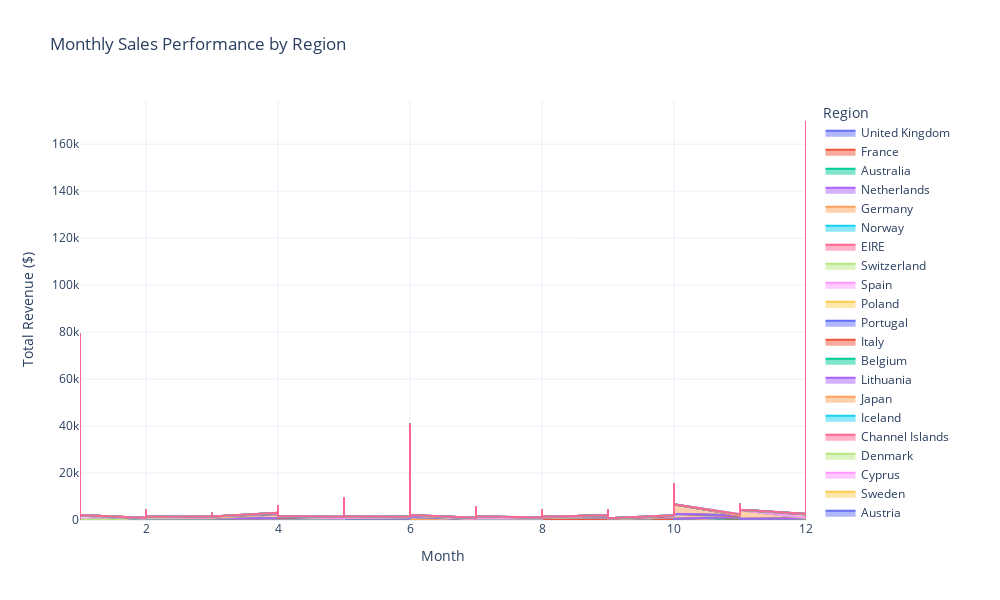

Notebook code cell kept with this figure:
### Markdown cell above
### 3.4 Area Chart: Compare sales performance across different regions over time.

### Code cell
fig = px.area(df,
            x='Month',
            y='Total_Revenue',
            color='Region',
            line_group='Region',
            title='Monthly Sales Performance by Region',
            labels={'Total_Revenue': 'Revenue ($)', 'Month': 'Month'},
            template='plotly_white')

fig.update_layout(
    xaxis_title='Month',
    yaxis_title='Total Revenue ($)',
    hovermode='x unified',
    width=1000,
    height=600
)

fig.show()

### Figure 1 — Plotly figure (JSON) as saved in the notebook; plotly's stock layout.template omitted (floating-point values rounded to 4 significant figures; data arrays with more than 128 entries replaced by an {"elided": "..."} marker saying what was removed)
{"data": [{"fillpattern": {"shape": ""}, "hovertemplate": "Region=United Kingdom<br>Month=%{x}<br>Revenue ($)=%{y}<extra></extra>", "legendgroup": "United Kingdom", "line": {"color": "#636efa"}, "marker": {"symbol": "circle"}, "mode": "lines", "name": "United Kingdom", "orientation": "v", "showlegend": true, "stackgroup": "1", "type": "scatter", "x": {"elided": "19857 int values"}, "xaxis": "x", "y": {"elided": "19857 float values"}, "yaxis": "y"}, {"fillpattern": {"shape": ""}, "hovertemplate": "Region=France<br>Month=%{x}<br>Revenue ($)=%{y}<extra></extra>", "legendgroup": "France", "line": {"color": "#EF553B"}, "marker": {"symbol": "circle"}, "mode": "lines", "name": "France", "orientation": "v", "showlegend": true, "stackgroup": "1", "type": "scatter", "x": {"elided": "458 int values"}, "xaxis": "x", "y": {"elided": "458 float values"}, "yaxis": "y"}, {"fillpattern": {"shape": ""}, "hovertemplate": "Region=Australia<br>Month=%{x}<br>Revenue ($)=%{y}<extra></extra>", "legendgroup": "Australia", "line": {"color": "#00cc96"}, "marker": {"symbol": "circle"}, "mode": "lines", "name": "Australia", "orientation": "v", "showlegend": true, "stackgroup": "1", "type": "scatter", "x": [12, 12, 12, 12, 1, 1, 1, 1, 1, 1, 1, 1, 1, 2, 2, 2, 2, 2, 2, 3, 3, 3, 3, 4, 4, 4, 4, 5, 5, 5, 5, 5, 6, 6, 6, 6, 6, 7, 7, 7, 7, 7, 7, 7, 7, 7, 8, 8, 9, 9, 9, 9, 9, 9, 9, 9, 9, 10, 10, 10, 10, 11, 11, 11, 11, 11, 11, 11, 11], "xaxis": "x", "y": [51.0, 30.0, 11.55, 67.5, 222.0, 68.0, 81.6, 13.5, 17.7, 11.4, 16.5, 17.7, 27.0, 15.0, 53.1, 14.85, 14.85, 68.0, 46.8, 244.1, 107.5, 17.7, 17.7, 350.0, 13.2, 15.0, 425.0, 17.7, 367.2, 418.6, 17.34, 9.9, 5.1, 15.0, 650.9, 76.5, 152.6, 103.7, 61.2, 17.7, 17.7, 1.66, 2.08, 15.0, 38.16, 118.8, 17.4, 765.0, 813.6, 208.8, 16.5, 15.0, 60.48, 35.4, 35.4, 35.4, 21.0, 828.0, 171.8, 59.4, 20.8, 624.2, 174.0, 74.88, 262.7, 601.4, 145.0, 429.6, 18.24], "yaxis": "y"}, {"fillpattern": {"shape": ""}, "hovertemplate": "Region=Netherlands<br>Month=%{x}<br>Revenue ($)=%{y}<extra></extra>", "legendgroup": "Netherlands", "line": {"color": "#ab63fa"}, "marker": {"symbol": "circle"}, "mode": "lines", "name": "Netherlands", "orientation": "v", "showlegend": true, "stackgroup": "1", "type": "scatter", "x": [12, 12, 12, 1, 1, 1, 1, 1, 2, 2, 2, 2, 2, 2, 2, 3, 3, 3, 3, 3, 3, 3, 3, 4, 4, 4, 5, 5, 5, 5, 5, 5, 5, 5, 5, 5, 5, 6, 6, 6, 6, 6, 6, 6, 6, 6, 6, 6, 6, 7, 8, 8, 8, 8, 8, 8, 8, 8, 8, 8, 9, 9, 9, 9, 9, 9, 9, 10, 10, 10, 10, 10, 10, 10, 10, 10, 10, 10, 10, 10, 10, 10, 11, 11, 11, 11, 11, 11, 11, 11, 11, 11, 11, 11, 11, 11, 11, 11, 12, 12, 12], "xaxis": "x", "y": [177.6, 3.48, 100.8, 13.92, 126.0, 152.6, 52.2, 17.0, 20.4, 34.8, 51.84, 45.0, 222.0, 700.8, 50.4, 15.6, 10.2, 30.6, 90.0, 45.0, 269.1, 74.0, 139.2, 244.8, 165.0, 145.0, 122.4, 270.0, 69.6, 103.7, 270.0, 208.8, 16.5, 1392.0, 105.6, 19.8, 10.08, 145.0, 139.2, 30.0, 13.0, 15.0, 13.2, 69.12, 1.25, 23.4, 358.0, 132.8, 306.0, 1.45, 207.5, 21.0, 95.2, 72.0, 206.4, 302.4, 262.8, 0.0, 998.4, 105.6, 99.6, 2.08, 42.0, 90.0, 25.92, 199.2, 23.4, 39.95, 81.36, 4.15, 30.0, 13.2, 15.6, 158.4, 144.0, 1244.0, 126.0, 305.3, 6.24, 604.8, 4992.0, 290.0, 179.0, 449.3, 4.95, 56.16, 262.8, 132.8, 97.5, 136.0, 8.5, 18.0, 151.2, 19.9, 100.8, 290.0, 78.0, 62.4, 69.6, 104.4, 250.6], "yaxis": "y"}, {"fillpattern": {"shape": ""}, "hovertemplate": "Region=Germany<br>Month=%{x}<br>Revenue ($)=%{y}<extra></extra>", "legendgroup": "Germany", "line": {"color": "#FFA15A"}, "marker": {"symbol": "circle"}, "mode": "lines", "name": "Germany", "orientation": "v", "showlegend": true, "stackgroup": "1", "type": "scatter", "x": {"elided": "603 int values"}, "xaxis": "x", "y": {"elided": "603 float values"}, "yaxis": "y"}, {"fillpattern": {"shape": ""}, "hovertemplate": "Region=Norway<br>Month=%{x}<br>Revenue ($)=%{y}<extra></extra>", "legendgroup": "Norway", "line": {"color": "#19d3f3"}, "marker": {"symbol": "circle"}, "mode": "lines", "name": "Norway", "orientation": "v", "showlegend": true, "stackgroup": "1", "type": "scatter", "x": [12, 12, 2, 2, 3, 3, 3, 3, 3, 3, 3, 6, 6, 6, 6, 7, 8, 8, 8, 9, 9, 9, 9, 9, 9, 10, 10, 10, 10, 10, 10, 10, 11, 11, 11, 11, 11, 12, 12, 12], "xaxis": "x", "y": [21.0, 10.08, 25.2, 17.7, 40.0, 280.1, 376.5, 376.5, 17.4, 19.8, 40.0, 50.4, 60.0, 74.85, 700.0, 19.8, 51.0, 19.9, 1.95, 12.6, 10.08, 17.7, 15.9, 15.0, 9.9, 6.0, 4.5, 24.96, 19.5, 9.96, 30.0, 44.7, 19.8, 15.0, 34.0, 16.6, 58.5, 29.7, 60.0, 19.8], "yaxis": "y"}, {"fillpattern": {"shape": ""}, "hovertemplate": "Region=EIRE<br>Month=%{x}<br>Revenue ($)=%{y}<extra></extra>", "legendgroup": "EIRE", "line": {"color": "#FF6692"}, "marker": {"symbol": "circle"}, "mode": "lines", "name": "EIRE", "orientation": "v", "showlegend": true, "stackgroup": "1", "type": "scatter", "x": {"elided": "319 int values"}, "xaxis": "x", "y": {"elided": "319 float values"}, "yaxis": "y"}, {"fillpattern": {"shape": ""}, "hovertemplate": "Region=Switzerland<br>Month=%{x}<br>Revenue ($)=%{y}<extra></extra>", "legendgroup": "Switzerland", "line": {"color": "#B6E880"}, "marker": {"symbol": "circle"}, "mode": "lines", "name": "Switzerland", "orientation": "v", "showlegend": true, "stackgroup": "1", "type": "scatter", "x": [12, 12, 1, 1, 1, 2, 2, 2, 2, 2, 2, 3, 3, 3, 4, 4, 4, 4, 4, 4, 4, 5, 5, 5, 5, 6, 6, 6, 6, 6, 7, 7, 7, 7, 7, 7, 7, 8, 8, 8, 8, 8, 8, 8, 8, 9, 9, 9, 9, 9, 9, 9, 9, 9, 9, 9, 10, 10, 10, 10, 10, 10, 10, 10, 11, 11, 11, 11, 11, 11, 11], "xaxis": "x", "y": [88.5, 37.2, 9.12, 106.2, 19.8, 17.0, 17.0, 3.75, 10.2, 99.0, 15.12, 99.0, 59.4, 15.9, 29.85, 19.8, 40.0, 45.9, 179.0, 179.0, 17.7, 9.95, 15.0, 11.7, 13.5, 122.4, 62.4, 3.3, 17.7, 53.1, 19.8, 13.52, 102.0, 10.0, 120.0, 9.9, 15.0, 12.6, 9.75, 6.6, 16.6, 25.0, 4.95, 10.08, 10.15, 200.0, 22.5, 160.0, 9.95, 2.9, 4.95, 4.15, 1.66, 79.2, 9.36, 30.0, 4.95, 14.5, 5.04, 35.4, 14.45, 15.0, 360.0, 28.08, 19.8, 15.0, 10.5, 19.8, 2.0, 80.0, 12.5], "yaxis": "y"}, {"fillpattern": {"shape": ""}, "hovertemplate": "Region=Spain<br>Month=%{x}<br>Revenue ($)=%{y}<extra></extra>", "legendgroup": "Spain", "line": {"color": "#FF97FF"}, "marker": {"symbol": "circle"}, "mode": "lines", "name": "Spain", "orientation": "v", "showlegend": true, "stackgroup": "1", "type": "scatter", "x": [12, 12, 12, 12, 1, 1, 1, 1, 1, 1, 1, 1, 1, 1, 1, 2, 2, 2, 2, 2, 3, 3, 3, 3, 3, 3, 3, 3, 3, 4, 4, 4, 5, 5, 5, 5, 6, 6, 6, 6, 6, 6, 6, 6, 6, 7, 7, 7, 7, 7, 7, 7, 7, 7, 7, 8, 8, 8, 8, 8, 8, 8, 8, 8, 8, 8, 9, 9, 9, 9, 9, 9, 9, 9, 9, 10, 10, 10, 10, 10, 10, 10, 10, 10, 10, 10, 11, 11, 11, 11, 11, 11, 11, 11, 11, 11, 11, 11, 11, 11, 11, 11, 12, 12, 12], "xaxis": "x", "y": [115.5, 29.95, 91.8, 19.5, 1126.0, 112.0, 10.2, 488.2, 39.6, 33.0, 5.9, 65.7, 9.9, 14.85, 1716.0, 10.5, 17.0, 12.5, 29.7, 4.95, 17.7, 30.0, 8.5, 10.2, 84.0, 17.7, 10.5, 15.0, 217.5, 10.5, 20.8, 15.0, 39.6, 67.5, 20.4, 33.0, 28.0, 16.6, 12.5, 5.1, 17.7, 0.77, 10.2, 10.0, 17.4, 54.08, 10.0, 66.0, 15.3, 46.75, 46.75, 12.5, 162.7, 53.1, 25.5, 30.0, 13.52, 1.65, 4.95, 30.0, 3.75, 8.3, 29.7, 15.3, 140.0, 3.25, 175.2, 12.6, 16.5, 12.75, 20.8, 17.4, 118.8, 19.9, 28.0, 9.95, 20.0, 20.4, 183.6, 183.6, 18.96, 66.24, 1.69, 25.2, 19.8, 6.96, 25.5, 23.8, 140.0, 2.89, 24.9, 47.7, 17.0, 39.8, 10.08, 30.0, 81.12, 12.48, 9.96, 290.0, 15.3, 3.75, 17.4, 2.95, 6.76], "yaxis": "y"}, {"fillpattern": {"shape": ""}, "hovertemplate": "Region=Poland<br>Month=%{x}<br>Revenue ($)=%{y}<extra></extra>", "legendgroup": "Poland", "line": {"color": "#FECB52"}, "marker": {"symbol": "circle"}, "mode": "lines", "name": "Poland", "orientation": "v", "showlegend": true, "stackgroup": "1", "type": "scatter", "x": [12, 1, 2, 2, 3, 3, 4, 5, 5, 5, 6, 6, 6, 6, 7, 7, 7, 8, 8, 9, 9, 11, 11, 11], "xaxis": "x", "y": [81.6, 17.7, 102.0, 15.0, 30.0, 2.5, 22.5, 8.5, 31.8, 17.85, 39.8, 25.0, 25.0, 17.7, 23.6, 17.4, 8.85, 15.0, 85.92, 20.28, 17.85, 16.5, 10.2, 5.96], "yaxis": "y"}, {"fillpattern": {"shape": ""}, "hovertemplate": "Region=Portugal<br>Month=%{x}<br>Revenue ($)=%{y}<extra></extra>", "legendgroup": "Portugal", "line": {"color": "#636efa"}, "marker": {"symbol": "circle"}, "mode": "lines", "name": "Portugal", "orientation": "v", "showlegend": true, "stackgroup": "1", "type": "scatter", "x": [12, 12, 12, 12, 12, 12, 12, 12, 1, 1, 1, 1, 1, 2, 2, 3, 3, 3, 3, 3, 4, 4, 5, 5, 5, 5, 5, 5, 5, 5, 5, 5, 6, 6, 6, 6, 7, 7, 7, 8, 8, 9, 9, 9, 10, 10, 10, 10, 10, 10, 10, 10, 10, 10, 10, 11, 11, 11, 11, 11, 11, 11, 11, 11, 11, 12, 12, 12, 12, 12], "xaxis": "x", "y": [17.7, 11.7, 25.2, 15.0, 16.5, 15.0, 14.85, 45.0, 5.9, 33.0, 19.8, 102.0, 13.5, 10.5, 16.5, 40.56, 15.0, 27.0, 15.0, 13.52, 26.4, 24.96, 5.95, 557.7, 557.7, 1242.0, 1242.0, 1242.0, 1242.0, 15.0, 557.7, 557.7, 20.8, 15.3, 17.7, 4.95, 15.0, 17.4, 20.8, 15.0, 49.5, 17.4, 8.5, 14.94, 11.9, 4.15, 6.8, 17.7, 5.04, 283.0, 339.0, 339.0, 283.0, 2.88, 59.9, 15.6, 2.88, 62.4, 49.5, 15.8, 25.5, 15.0, 24.9, 20.8, 56.0, 19.8, 24.96, 33.0, 6.24, 9.48], "yaxis": "y"}, {"fillpattern": {"shape": ""}, "hovertemplate": "Region=Italy<br>Month=%{x}<br>Revenue ($)=%{y}<extra></extra>", "legendgroup": "Italy", "line": {"color": "#EF553B"}, "marker": {"symbol": "circle"}, "mode": "lines", "name": "Italy", "orientation": "v", "showlegend": true, "stackgroup": "1", "type": "scatter", "x": [12, 12, 12, 1, 1, 1, 1, 1, 2, 2, 3, 3, 3, 3, 3, 3, 4, 4, 5, 6, 6, 6, 7, 8, 8, 8, 8, 8, 8, 8, 9, 10, 10, 10, 10, 10, 10, 10, 10, 10, 11, 11, 11, 11, 11, 11, 11, 11, 11, 11, 11, 11, 11, 11, 12], "xaxis": "x", "y": [15.0, 17.0, 17.0, 7.65, 30.0, 33.0, 15.3, 5.9, 4.5, 21.0, 17.85, 9.9, 35.7, 29.7, 18.0, 28.0, 31.8, 35.4, 41.6, 15.9, 42.96, 5.9, 17.0, 9.9, 12.75, 4.95, 15.0, 33.0, 3.75, 15.0, 16.5, 9.9, 12.7, 15.9, 17.7, 10.2, 12.75, 160.0, 15.0, 13.52, 120.0, 85.92, 1.95, 8.85, 39.6, 15.0, 35.4, 15.0, 15.0, 24.96, 15.0, 26.33, 9.9, 89.55, 17.7], "yaxis": "y"}, {"fillpattern": {"shape": ""}, "hovertemplate": "Region=Belgium<br>Month=%{x}<br>Revenue ($)=%{y}<extra></extra>", "legendgroup": "Belgium", "line": {"color": "#00cc96"}, "marker": {"symbol": "circle"}, "mode": "lines", "name": "Belgium", "orientation": "v", "showlegend": true, "stackgroup": "1", "type": "scatter", "x": [12, 12, 12, 12, 12, 1, 1, 1, 1, 1, 1, 2, 2, 2, 2, 2, 2, 2, 2, 2, 2, 3, 3, 3, 3, 3, 3, 3, 3, 3, 3, 4, 4, 4, 4, 4, 4, 4, 4, 4, 5, 5, 5, 5, 5, 5, 5, 5, 5, 5, 6, 6, 6, 6, 6, 6, 6, 6, 6, 6, 6, 6, 7, 7, 7, 7, 7, 7, 8, 8, 8, 8, 8, 8, 8, 8, 8, 8, 9, 9, 9, 9, 9, 9, 9, 9, 10, 10, 10, 10, 10, 10, 10, 10, 10, 10, 10, 10, 10, 11, 11, 11, 11, 11, 11, 11, 11, 11, 11, 11, 11, 11, 11, 11, 12, 12, 12, 12, 12], "xaxis": "x", "y": [25.2, 15.0, 23.4, 15.9, 30.0, 2.95, 9.95, 20.16, 11.25, 19.5, 17.0, 59.8, 17.85, 10.08, 16.5, 15.0, 14.85, 8.5, 1.95, 23.4, 30.0, 6.3, 15.0, 9.9, 13.2, 25.0, 17.85, 13.2, 17.0, 15.0, 17.7, 5.04, 3.75, 14.85, 19.5, 13.5, 6.0, 5.04, 26.4, 15.0, 16.6, 23.4, 26.4, 15.0, 9.96, 12.5, 30.0, 17.0, 2.9, 20.8, 9.96, 16.5, 19.8, 16.5, 34.0, 70.2, 23.4, 35.4, 76.2, 13.2, 1.65, 17.7, 34.8, 1.95, 19.8, 30.6, 14.85, 87.04, 20.0, 15.8, 10.0, 26.4, 4.25, 25.5, 45.0, 10.5, 45.0, 4.68, 20.8, 10.2, 51.0, 16.5, 19.8, 15.0, 20.8, 14.75, 16.6, 24.9, 30.6, 65.7, 25.5, 30.0, 75.0, 9.95, 4.25, 35.7, 29.88, 10.2, 17.7, 19.5, 17.0, 15.0, 15.0, 23.4, 15.0, 19.95, 34.0, 30.0, 157.9, 9.95, 12.6, 2.55, 17.0, 17.0, 10.5, 4.95, 15.6, 24.9, 6.3], "yaxis": "y"}, {"fillpattern": {"shape": ""}, "hovertemplate": "Region=Lithuania<br>Month=%{x}<br>Revenue ($)=%{y}<extra></extra>", "legendgroup": "Lithuania", "line": {"color": "#ab63fa"}, "marker": {"symbol": "circle"}, "mode": "lines", "name": "Lithuania", "orientation": "v", "showlegend": true, "stackgroup": "1", "type": "scatter", "x": [12, 12, 12, 12], "xaxis": "x", "y": [15.0, 75.0, 15.0, 63.0], "yaxis": "y"}, {"fillpattern": {"shape": ""}, "hovertemplate": "Region=Japan<br>Month=%{x}<br>Revenue ($)=%{y}<extra></extra>", "legendgroup": "Japan", "line": {"color": "#FFA15A"}, "marker": {"symbol": "circle"}, "mode": "lines", "name": "Japan", "orientation": "v", "showlegend": true, "stackgroup": "1", "type": "scatter", "x": [12, 12, 12, 1, 2, 2, 3, 3, 3, 3, 3, 3, 3, 4, 4, 4, 4, 5, 6, 7, 7, 8, 9, 10, 10, 11, 11, 12], "xaxis": "x", "y": [15.3, 3794.0, 87.0, 2.1, 1.25, 59.4, 30.6, 15.3, 5.95, 45.57, 3.25, 16.05, 17.55, 1591.0, 304.8, 121.0, 9.0, 69.12, 515.5, 87.0, 25.92, 1.65, 61.2, 10.2, 1718.0, 354.0, 3652.0, 3.75], "yaxis": "y"}, {"fillpattern": {"shape": ""}, "hovertemplate": "Region=Iceland<br>Month=%{x}<br>Revenue ($)=%{y}<extra></extra>", "legendgroup": "Iceland", "line": {"color": "#19d3f3"}, "marker": {"symbol": "circle"}, "mode": "lines", "name": "Iceland", "orientation": "v", "showlegend": true, "stackgroup": "1", "type": "scatter", "x": [12, 1, 4, 6, 8, 10, 12], "xaxis": "x", "y": [25.2, 20.4, 17.0, 24.96, 13.2, 45.0, 17.4], "yaxis": "y"}, {"fillpattern": {"shape": ""}, "hovertemplate": "Region=Channel Islands<br>Month=%{x}<br>Revenue ($)=%{y}<extra></extra>", "legendgroup": "Channel Islands", "line": {"color": "#FF6692"}, "marker": {"symbol": "circle"}, "mode": "lines", "name": "Channel Islands", "orientation": "v", "showlegend": true, "stackgroup": "1", "type": "scatter", "x": [12, 1, 1, 2, 3, 3, 3, 4, 5, 5, 5, 5, 6, 8, 8, 8, 8, 8, 8, 9, 9, 9, 10, 10, 10, 10, 10, 11, 11, 11, 11, 12, 12], "xaxis": "x", "y": [15.9, 17.7, 17.0, 162.7, 40.8, 20.4, 50.85, 20.4, 293.0, 293.0, 16.6, 2.55, 10.5, 35.4, 4.25, 358.0, 16.5, 5.04, 30.6, 15.0, 4.56, 2.1, 20.8, 33.0, 70.8, 45.0, 212.4, 17.4, 33.3, 20.28, 2.95, 17.7, 4.25], "yaxis": "y"}, {"fillpattern": {"shape": ""}, "hovertemplate": "Region=Denmark<br>Month=%{x}<br>Revenue ($)=%{y}<extra></extra>", "legendgroup": "Denmark", "line": {"color": "#B6E880"}, "marker": {"symbol": "circle"}, "mode": "lines", "name": "Denmark", "orientation": "v", "showlegend": true, "stackgroup": "1", "type": "scatter", "x": [12, 2, 3, 5, 6, 6, 6, 7, 8, 8, 9, 9, 9, 10, 10, 10, 10, 10, 11, 11, 12], "xaxis": "x", "y": [119.6, 23.4, 358.8, 46.8, 35.4, 10.08, 15.0, 9.96, 14.95, 34.8, 105.6, 19.8, 19.92, 132.8, 19.8, 10.5, 166.0, 18.0, 89.1, 15.0, 10.2], "yaxis": "y"}, {"fillpattern": {"shape": ""}, "hovertemplate": "Region=Cyprus<br>Month=%{x}<br>Revenue ($)=%{y}<extra></extra>", "legendgroup": "Cyprus", "line": {"color": "#FF97FF"}, "marker": {"symbol": "circle"}, "mode": "lines", "name": "Cyprus", "orientation": "v", "showlegend": true, "stackgroup": "1", "type": "scatter", "x": [12, 1, 2, 2, 2, 2, 2, 2, 2, 3, 4, 6, 9, 10, 10, 10, 10, 10, 11, 12], "xaxis": "x", "y": [163.2, 10.0, 7.95, 15.9, 14.85, 15.0, 15.0, 320.7, 320.7, 60.48, 29.9, 20.8, 196.3, 196.3, 196.3, 18.72, 34.0, 29.7, 2.95, 33.9], "yaxis": "y"}, {"fillpattern": {"shape": ""}, "hovertemplate": "Region=Sweden<br>Month=%{x}<br>Revenue ($)=%{y}<extra></extra>", "legendgroup": "Sweden", "line": {"color": "#FECB52"}, "marker": {"symbol": "circle"}, "mode": "lines", "name": "Sweden", "orientation": "v", "showlegend": true, "stackgroup": "1", "type": "scatter", "x": [12, 12, 12, 1, 1, 1, 2, 3, 3, 3, 3, 4, 4, 5, 5, 5, 5, 5, 6, 6, 6, 7, 7, 7, 8, 8, 8, 8, 8, 8, 9, 9, 9, 10, 10, 10, 11, 11, 11, 11, 11, 11, 11, 11, 12, 12], "xaxis": "x", "y": [1188.0, 1188.0, 167.0, 9.12, 40.0, 80.64, 114.5, 122.4, 180.0, 18.0, 15.0, 15.0, 33.0, 8.5, 8.5, 8.5, 132.0, 75.6, 19.8, 42.96, 80.0, 264.0, 80.0, 132.0, 93.6, 35.4, 80.0, 14.85, 9.9, 12.5, 31.2, 164.0, 30.0, 15.0, 475.2, 60.0, 9.36, 18.75, 14.85, 238.0, 14.94, 8.67, 85.92, 80.0, 238.0, 238.0], "yaxis": "y"}, {"fillpattern": {"shape": ""}, "hovertemplate": "Region=Austria<br>Month=%{x}<br>Revenue ($)=%{y}<extra></extra>", "legendgroup": "Austria", "line": {"color": "#636efa"}, "marker": {"symbol": "circle"}, "mode": "lines", "name": "Austria", "orientation": "v", "showlegend": true, "stackgroup": "1", "type": "scatter", "x": [12, 12, 2, 2, 3, 3, 4, 4, 5, 5, 6, 7, 7, 8, 8, 10, 11, 11, 12], "xaxis": "x", "y": [20.16, 68.0, 19.5, 7.56, 39.6, 302.4, 79.2, 16.5, 39.6, 10.2, 2.95, 15.0, 19.8, 6.64, 20.8, 15.3, 33.9, 13.05, 142.8], "yaxis": "y"}, {"fillpattern": {"shape": ""}, "hovertemplate": "Region=Israel<br>Month=%{x}<br>Revenue ($)=%{y}<extra></extra>", "legendgroup": "Israel", "line": {"color": "#EF553B"}, "marker": {"symbol": "circle"}, "mode": "lines", "name": "Israel", "orientation": "v", "showlegend": true, "stackgroup": "1", "type": "scatter", "x": [12, 2, 7, 8, 10, 10], "xaxis": "x", "y": [91.44, 20.4, 30.0, 75.0, 7.95, 5.95], "yaxis": "y"}, {"fillpattern": {"shape": ""}, "hovertemplate": "Region=Finland<br>Month=%{x}<br>Revenue ($)=%{y}<extra></extra>", "legendgroup": "Finland", "line": {"color": "#00cc96"}, "marker": {"symbol": "circle"}, "mode": "lines", "name": "Finland", "orientation": "v", "showlegend": true, "stackgroup": "1", "type": "scatter", "x": [12, 1, 1, 2, 3, 3, 3, 3, 3, 3, 4, 4, 4, 4, 4, 6, 7, 7, 7, 8, 8, 8, 8, 9, 9, 9, 9, 10, 10, 10, 10, 10, 10, 10, 11, 11, 11, 11, 11, 11, 11, 11, 11, 11, 12, 12, 12, 12], "xaxis": "x", "y": [39.6, 180.0, 41.76, 13.6, 13.5, 17.7, 551.2, 66.0, 4.25, 18.72, 100.0, 40.0, 17.4, 10.2, 270.0, 15.0, 34.0, 12.48, 19.8, 17.85, 41.6, 4.95, 17.85, 33.2, 30.6, 23.4, 150.0, 270.0, 199.2, 18.0, 14.85, 19.8, 17.7, 32.85, 270.0, 128.9, 80.0, 9.36, 20.88, 6.0, 40.0, 270.0, 41.6, 35.4, 270.0, 20.8, 85.92, 2.08], "yaxis": "y"}, {"fillpattern": {"shape": ""}, "hovertemplate": "Region=Greece<br>Month=%{x}<br>Revenue ($)=%{y}<extra></extra>", "legendgroup": "Greece", "line": {"color": "#ab63fa"}, "marker": {"symbol": "circle"}, "mode": "lines", "name": "Greece", "orientation": "v", "showlegend": true, "stackgroup": "1", "type": "scatter", "x": [1, 3, 4, 7, 7, 12], "xaxis": "x", "y": [61.2, 9.9, 24.96, 5.04, 50.0, 135.0], "yaxis": "y"}, {"fillpattern": {"shape": ""}, "hovertemplate": "Region=Singapore<br>Month=%{x}<br>Revenue ($)=%{y}<extra></extra>", "legendgroup": "Singapore", "line": {"color": "#FFA15A"}, "marker": {"symbol": "circle"}, "mode": "lines", "name": "Singapore", "orientation": "v", "showlegend": true, "stackgroup": "1", "type": "scatter", "x": [1, 4, 4, 4, 4, 4, 7, 10, 10, 10], "xaxis": "x", "y": [25.92, 162.6, 2053.0, 162.6, 2053.0, 202.5, 37.8, 18.24, 3949.0, 3949.0], "yaxis": "y"}, {"fillpattern": {"shape": ""}, "hovertemplate": "Region=Lebanon<br>Month=%{x}<br>Revenue ($)=%{y}<extra></extra>", "legendgroup": "Lebanon", "line": {"color": "#19d3f3"}, "marker": {"symbol": "circle"}, "mode": "lines", "name": "Lebanon", "orientation": "v", "showlegend": true, "stackgroup": "1", "type": "scatter", "x": [1], "xaxis": "x", "y": [17.4], "yaxis": "y"}, {"fillpattern": {"shape": ""}, "hovertemplate": "Region=United Arab Emirates<br>Month=%{x}<br>Revenue ($)=%{y}<extra></extra>", "legendgroup": "United Arab Emirates", "line": {"color": "#FF6692"}, "marker": {"symbol": "circle"}, "mode": "lines", "name": "United Arab Emirates", "orientation": "v", "showlegend": true, "stackgroup": "1", "type": "scatter", "x": [2, 9, 9], "xaxis": "x", "y": [29.7, 19.8, 37.5], "yaxis": "y"}, {"fillpattern": {"shape": ""}, "hovertemplate": "Region=Saudi Arabia<br>Month=%{x}<br>Revenue ($)=%{y}<extra></extra>", "legendgroup": "Saudi Arabia", "line": {"color": "#B6E880"}, "marker": {"symbol": "circle"}, "mode": "lines", "name": "Saudi Arabia", "orientation": "v", "showlegend": true, "stackgroup": "1", "type": "scatter", "x": [2, 3], "xaxis": "x", "y": [5.04, 14.75], "yaxis": "y"}, {"fillpattern": {"shape": ""}, "hovertemplate": "Region=Czech Republic<br>Month=%{x}<br>Revenue ($)=%{y}<extra></extra>", "legendgroup": "Czech Republic", "line": {"color": "#FF97FF"}, "marker": {"symbol": "circle"}, "mode": "lines", "name": "Czech Republic", "orientation": "v", "showlegend": true, "stackgroup": "1", "type": "scatter", "x": [2, 4, 10, 11, 11], "xaxis": "x", "y": [45.9, 21.75, 10.08, 35.76, 4.0], "yaxis": "y"}, {"fillpattern": {"shape": ""}, "hovertemplate": "Region=Canada<br>Month=%{x}<br>Revenue ($)=%{y}<extra></extra>", "legendgroup": "Canada", "line": {"color": "#FECB52"}, "marker": {"symbol": "circle"}, "mode": "lines", "name": "Canada", "orientation": "v", "showlegend": true, "stackgroup": "1", "type": "scatter", "x": [3, 5, 6, 7, 7, 8], "xaxis": "x", "y": [23.4, 534.2, 13.2, 23.4, 550.9, 15.0], "yaxis": "y"}, {"fillpattern": {"shape": ""}, "hovertemplate": "Region=Unspecified<br>Month=%{x}<br>Revenue ($)=%{y}<extra></extra>", "legendgroup": "Unspecified", "line": {"color": "#636efa"}, "marker": {"symbol": "circle"}, "mode": "lines", "name": "Unspecified", "orientation": "v", "showlegend": true, "stackgroup": "1", "type": "scatter", "x": [4, 5, 6, 7, 7, 7, 8, 8], "xaxis": "x", "y": [15.9, 30.0, 9.96, 25.5, 1.25, 17.0, 69.36, 19.8], "yaxis": "y"}, {"fillpattern": {"shape": ""}, "hovertemplate": "Region=Brazil<br>Month=%{x}<br>Revenue ($)=%{y}<extra></extra>", "legendgroup": "Brazil", "line": {"color": "#EF553B"}, "marker": {"symbol": "circle"}, "mode": "lines", "name": "Brazil", "orientation": "v", "showlegend": true, "stackgroup": "1", "type": "scatter", "x": [4], "xaxis": "x", "y": [175.2], "yaxis": "y"}, {"fillpattern": {"shape": ""}, "hovertemplate": "Region=USA<br>Month=%{x}<br>Revenue ($)=%{y}<extra></extra>", "legendgroup": "USA", "line": {"color": "#00cc96"}, "marker": {"symbol": "circle"}, "mode": "lines", "name": "USA", "orientation": "v", "showlegend": true, "stackgroup": "1", "type": "scatter", "x": [4, 10, 10, 10, 12, 12, 12], "xaxis": "x", "y": [27.65, 19.8, 10.0, 39.8, 5.04, 27.04, 20.8], "yaxis": "y"}, {"fillpattern": {"shape": ""}, "hovertemplate": "Region=European Community<br>Month=%{x}<br>Revenue ($)=%{y}<extra></extra>", "legendgroup": "European Community", "line": {"color": "#ab63fa"}, "marker": {"symbol": "circle"}, "mode": "lines", "name": "European Community", "orientation": "v", "showlegend": true, "stackgroup": "1", "type": "scatter", "x": [4, 6, 6, 6, 7], "xaxis": "x", "y": [14.95, 10.2, 45.0, 8.5, 20.1], "yaxis": "y"}, {"fillpattern": {"shape": ""}, "hovertemplate": "Region=Bahrain<br>Month=%{x}<br>Revenue ($)=%{y}<extra></extra>", "legendgroup": "Bahrain", "line": {"color": "#FFA15A"}, "marker": {"symbol": "circle"}, "mode": "lines", "name": "Bahrain", "orientation": "v", "showlegend": true, "stackgroup": "1", "type": "scatter", "x": [5, 5], "xaxis": "x", "y": [30.0, 19.9], "yaxis": "y"}, {"fillpattern": {"shape": ""}, "hovertemplate": "Region=Malta<br>Month=%{x}<br>Revenue ($)=%{y}<extra></extra>", "legendgroup": "Malta", "line": {"color": "#19d3f3"}, "marker": {"symbol": "circle"}, "mode": "lines", "name": "Malta", "orientation": "v", "showlegend": true, "stackgroup": "1", "type": "scatter", "x": [6, 6, 6, 8, 8, 8, 11, 11, 11, 12], "xaxis": "x", "y": [14.85, 4.25, 30.0, 34.0, 17.0, 5.8, 455.0, 130.0, 19.9, 19.9], "yaxis": "y"}, {"fillpattern": {"shape": ""}, "hovertemplate": "Region=RSA<br>Month=%{x}<br>Revenue ($)=%{y}<extra></extra>", "legendgroup": "RSA", "line": {"color": "#FF6692"}, "marker": {"symbol": "circle"}, "mode": "lines", "name": "RSA", "orientation": "v", "showlegend": true, "stackgroup": "1", "type": "scatter", "x": [10], "xaxis": "x", "y": [6.8], "yaxis": "y"}], "layout": {"height": 600, "hovermode": "x unified", "legend": {"title": {"text": "Region"}, "tracegroupgap": 0}, "title": {"text": "Monthly Sales Performance by Region"}, "width": 1000, "xaxis": {"anchor": "y", "domain": [0, 1], "title": {"text": "Month"}}, "yaxis": {"anchor": "x", "domain": [0, 1], "title": {"text": "Total Revenue ($)"}}}}
